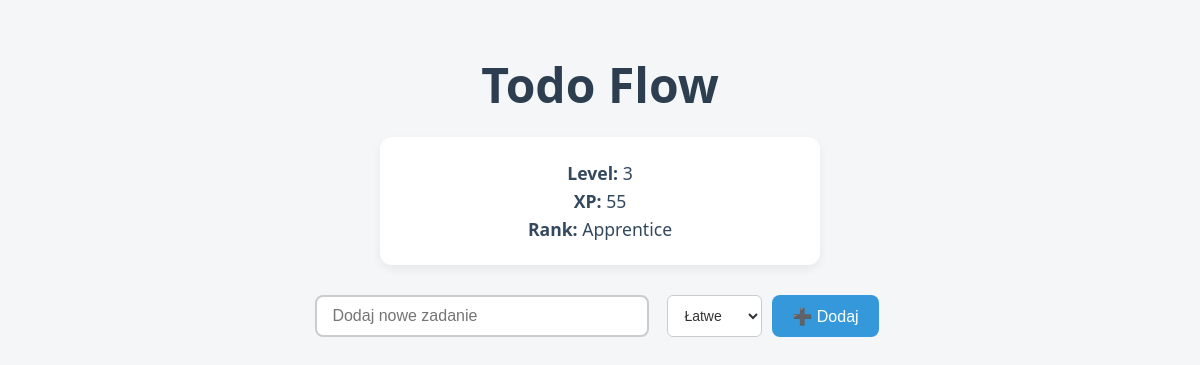
Before: / with the older database file.
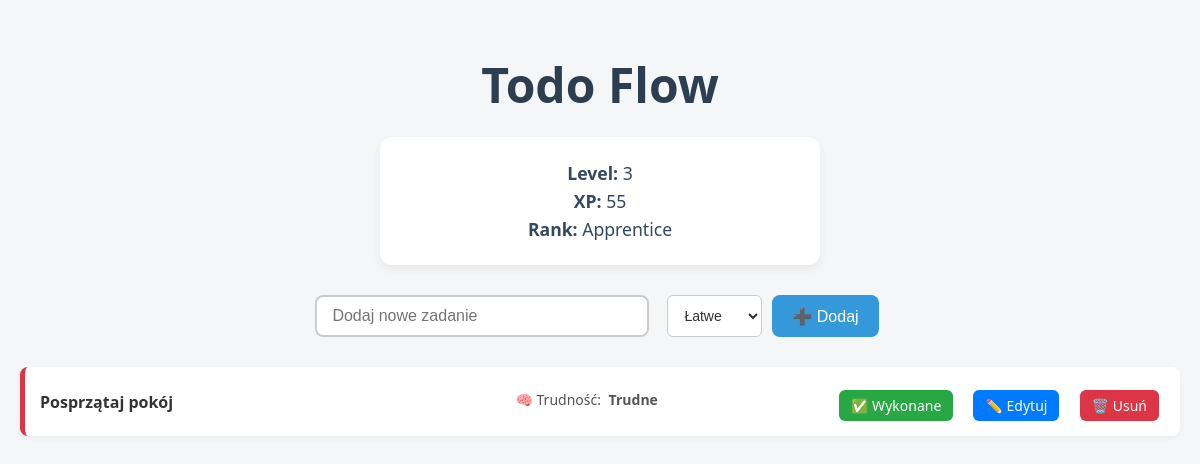
After: the same page with the newer database file.
### app.py (models this page shows, shortened)
class User(db.Model):
    id = db.Column(db.Integer, primary_key=True)
    xp = db.Column(db.Integer, default=0)
    level = db.Column(db.Integer, default=1)
    rank = db.Column(db.String(50), default="Beginner")

class Todo(db.Model):
    id = db.Column(db.Integer, primary_key=True)
    content = db.Column(db.String(200), nullable=False)
    difficulty = db.Column(db.Integer, default=1)
    completed = db.Column(db.Integer, default=0)
    date_created = db.Column(db.DateTime, default=datetime.now)

### app.py (the view, shortened to what this page needs)
@app.route('/', methods=['GET', 'POST'])
def index():
    user = User.query.first()
    if not user:
        user = User()
        db.session.add(user)
        db.session.commit()
    tasks = Todo.query.all()
    return render_template('index.html', tasks=tasks, user=user)

### templates/index.html (shortened to what this page needs)
{% extends "base.html" %}
{% block body %}
    <h1>Todo Flow</h1>
    <div class="level-box">
        <p><strong>Level:</strong> {{ user.level }}</p>
        <p><strong>XP:</strong> {{ user.xp }}</p>
        <p><strong>Rank:</strong> {{ user.rank }}</p>
    </div>
    <form method="POST">
        <input type="text" name="content" placeholder="Dodaj nowe zadanie">
        <select name="difficulty">
            <option value="1">Łatwe</option>
        </select>
        <input type="submit" value="➕ Dodaj" class="btn btn-add">
    </form>
    <ul>
        {% for task in tasks %}
        <li class="task
            {% if task.difficulty == 1 %}easy{% elif task.difficulty == 2 %}medium{% elif task.difficulty == 3 %}hard{% endif %}">
            <strong>{{ task.content }}</strong>
            <br>
           <div class="task-difficulty">
    <span>🧠 Trudność:</span>
    <strong>
        {% if task.difficulty == 1 %}Łatwe
        {% elif task.difficulty == 2 %}Średnie
        {% elif task.difficulty == 3 %}Trudne
        {% endif %}
    </strong>
           </div>
            <div class="buttons">
                {% if not task.completed %}
                    <a href="/complete/{{ task.id }}" class="btn btn-complete">✅ Wykonane</a>
                {% else %}
                    <span style="color: #27ae60;">(Zakończone)</span>
                {% endif %}
                <a href="/update/{{ task.id }}" class="btn btn-edit">✏️ Edytuj</a>
                <a href="/delete/{{ task.id }}" class="btn btn-delete">🗑️ Usuń</a>
            </div>
        </li>
        {% endfor %}
    </ul>
{% endblock %}

### templates/base.html (shortened to what this page needs)
<!DOCTYPE html>
<html lang="pl">
<head>
    <link rel="stylesheet" href="{{ url_for('static', filename='style.css') }}">
</head>
<body>
    {% block body %}{% endblock %}
</body>
</html>

### static/style.css (style rules this page uses)
body { font-family: 'Segoe UI', Tahoma, Geneva, Verdana, sans-serif; background: #f4f6f8; margin: 0; padding: 20px; color: #333; }
h1 { text-align: center; font-size: 3rem; margin-bottom: 20px; color: #2c3e50; }
form { display: flex; justify-content: center; gap: 10px; margin-bottom: 30px; }
input[type="text"] { padding: 10px 15px; font-size: 1rem; border: 2px solid #ccc; border-radius: 8px; width: 300px; transition: border-color 0.3s ease; }
ul { list-style-type: none; padding: 0; }
li.task { background-color: white; padding: 15px; margin-bottom: 10px; border-radius: 8px; box-shadow: 0 2px 5px rgba(0,0,0,0.05); display: flex; justify-content: space-between; align-items: center; }
li.task a { margin-left: 10px; text-decoration: none; color: #3498db; }
.level-box { background-color: #ffffff; padding: 20px; border-radius: 12px; box-shadow: 0 4px 10px rgba(0,0,0,0.06); margin-bottom: 30px; max-width: 400px; margin-left: auto; margin-right: auto; text-align: center; }
.level-box p { margin: 4px 0; font-size: 1.1rem; color: #34495e; }
.task { padding: 12px 16px; border-radius: 8px; margin-bottom: 12px; list-style-type: none; box-shadow: 0 2px 6px rgba(0, 0, 0, 0.05); transition: background-color 0.3s ease; }
.hard { background-color: #f8d7da; border-left: 5px solid #dc3545; }
.buttons { margin-top: 8px; }
.btn { display: inline-block; padding: 6px 12px; margin-right: 6px; font-size: 14px; border: none; border-radius: 6px; text-decoration: none; color: white !important; font-weight: 500; cursor: pointer; transition: background-color 0.3s ease; }
.btn-complete { background-color: #28a745; }
.btn-edit { background-color: #007bff; }
.btn-delete { background-color: #dc3545; }
.btn-add { padding: 10px 20px; background-color: #3498db; color: white; border: none; border-radius: 8px; font-size: 1rem; cursor: pointer; transition: background-color 0.3s ease; }
select { padding: 8px 12px; border-radius: 6px; border: 1px solid #ccc; background-color: #fff; font-size: 14px; color: #333; margin-left: 8px; cursor: pointer; }
option { font-size: 14px; padding: 6px; }
.task-difficulty { font-size: 14px; margin: 4px 0 8px 0; color: #555; }
.task-difficulty strong { margin-left: 4px; text-transform: capitalize; }

Changed rows visible on the page:
added Todo: content "Posprzątaj pokój", difficulty "Trudne"
